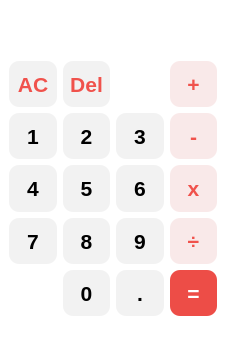
<?xml version="1.0" encoding="UTF-8"?>
<ui version="4.0">
 <class>MainWindow</class>
 <widget class="QMainWindow" name="MainWindow">
  <property name="windowModality">
   <enum>Qt::WindowModality::ApplicationModal</enum>
  </property>
  <property name="geometry">
   <rect>
    <x>0</x>
    <y>0</y>
    <width>226</width>
    <height>347</height>
   </rect>
  </property>
  <property name="windowTitle">
   <string>MainWindow</string>
  </property>
  <property name="styleSheet">
   <string notr="true">color: rgb(255, 255, 255);
background-color: rgb(255, 255, 255);</string>
  </property>
  <widget class="QWidget" name="centralwidget">
   <property name="styleSheet">
    <string notr="true">/* 1. 设置整体背景为纯白 */
QWidget {
    background-color: #FFFFFF;
    font-family: &quot;Helvetica Neue&quot;, &quot;Arial&quot;, sans-serif; /* 选个好看的字体 */
}

/* 2. 设置显示屏 (displayLineEdit) */
/* 使用 #ID 选择器，确保只影响这个输入框 */
QLineEdit#displayLineEdit {
    background-color: transparent; /* 透明背景，与整体融合 */
    border: none;                  /* 去除边框 */
    color: #000000;                /* 黑色文字 */
    padding-right: 10px;           /* 防止文字贴在最右边 */
}

/* 3. 设置所有按钮 (QPushButton) */
QPushButton {
    background-color: #F2F2F2;  
    border: none;
    color: #000000;                /* 黑色文字 */
    border-radius: 10px;
}

/* 4. 增加交互感：鼠标按下时变色 */
QPushButton:pressed {
    background-color: #D1D1D1;     /* 按下时稍微变深 */
}</string>
   </property>
   <layout class="QGridLayout" name="gridLayout">
    <item row="3" column="3">
     <widget class="QPushButton" name="multiply">
      <property name="sizePolicy">
       <sizepolicy hsizetype="Expanding" vsizetype="Expanding">
        <horstretch>0</horstretch>
        <verstretch>0</verstretch>
       </sizepolicy>
      </property>
      <property name="minimumSize">
       <size>
        <width>40</width>
        <height>40</height>
       </size>
      </property>
      <property name="font">
       <font>
        <family>Helvetica Neue</family>
        <pointsize>16</pointsize>
        <bold>true</bold>
       </font>
      </property>
      <property name="styleSheet">
       <string notr="true">background-color: rgb(249, 233, 233);
color:rgb(240, 82, 76)</string>
      </property>
      <property name="text">
       <string>x</string>
      </property>
     </widget>
    </item>
    <item row="2" column="3">
     <widget class="QPushButton" name="subtract">
      <property name="sizePolicy">
       <sizepolicy hsizetype="Expanding" vsizetype="Expanding">
        <horstretch>0</horstretch>
        <verstretch>0</verstretch>
       </sizepolicy>
      </property>
      <property name="minimumSize">
       <size>
        <width>40</width>
        <height>40</height>
       </size>
      </property>
      <property name="font">
       <font>
        <family>Helvetica Neue</family>
        <pointsize>16</pointsize>
        <bold>true</bold>
       </font>
      </property>
      <property name="styleSheet">
       <string notr="true">background-color: rgb(249, 233, 233);
color:rgb(240, 82, 76)
</string>
      </property>
      <property name="text">
       <string>-</string>
      </property>
     </widget>
    </item>
    <item row="2" column="1">
     <widget class="QPushButton" name="two">
      <property name="sizePolicy">
       <sizepolicy hsizetype="Expanding" vsizetype="Expanding">
        <horstretch>0</horstretch>
        <verstretch>0</verstretch>
       </sizepolicy>
      </property>
      <property name="minimumSize">
       <size>
        <width>40</width>
        <height>40</height>
       </size>
      </property>
      <property name="font">
       <font>
        <family>Helvetica Neue</family>
        <pointsize>16</pointsize>
        <bold>true</bold>
       </font>
      </property>
      <property name="text">
       <string>2</string>
      </property>
     </widget>
    </item>
    <item row="5" column="3">
     <widget class="QPushButton" name="equals">
      <property name="sizePolicy">
       <sizepolicy hsizetype="Expanding" vsizetype="Expanding">
        <horstretch>0</horstretch>
        <verstretch>0</verstretch>
       </sizepolicy>
      </property>
      <property name="minimumSize">
       <size>
        <width>40</width>
        <height>40</height>
       </size>
      </property>
      <property name="font">
       <font>
        <family>Helvetica Neue</family>
        <pointsize>16</pointsize>
        <bold>true</bold>
       </font>
      </property>
      <property name="styleSheet">
       <string notr="true">background-color: rgb(237, 77, 71); 
color: #FFFFFF;</string>
      </property>
      <property name="text">
       <string>=</string>
      </property>
     </widget>
    </item>
    <item row="1" column="3">
     <widget class="QPushButton" name="add">
      <property name="sizePolicy">
       <sizepolicy hsizetype="Expanding" vsizetype="Expanding">
        <horstretch>0</horstretch>
        <verstretch>0</verstretch>
       </sizepolicy>
      </property>
      <property name="minimumSize">
       <size>
        <width>40</width>
        <height>40</height>
       </size>
      </property>
      <property name="font">
       <font>
        <family>Helvetica Neue</family>
        <pointsize>16</pointsize>
        <bold>true</bold>
       </font>
      </property>
      <property name="styleSheet">
       <string notr="true">background-color: rgb(249, 233, 233);
color:rgb(240, 82, 76)</string>
      </property>
      <property name="text">
       <string>+</string>
      </property>
     </widget>
    </item>
    <item row="2" column="0">
     <widget class="QPushButton" name="one">
      <property name="sizePolicy">
       <sizepolicy hsizetype="Expanding" vsizetype="Expanding">
        <horstretch>0</horstretch>
        <verstretch>0</verstretch>
       </sizepolicy>
      </property>
      <property name="minimumSize">
       <size>
        <width>40</width>
        <height>40</height>
       </size>
      </property>
      <property name="font">
       <font>
        <family>Helvetica Neue</family>
        <pointsize>16</pointsize>
        <bold>true</bold>
       </font>
      </property>
      <property name="text">
       <string>1</string>
      </property>
     </widget>
    </item>
    <item row="3" column="1">
     <widget class="QPushButton" name="five">
      <property name="sizePolicy">
       <sizepolicy hsizetype="Expanding" vsizetype="Expanding">
        <horstretch>0</horstretch>
        <verstretch>0</verstretch>
       </sizepolicy>
      </property>
      <property name="minimumSize">
       <size>
        <width>40</width>
        <height>40</height>
       </size>
      </property>
      <property name="font">
       <font>
        <family>Helvetica Neue</family>
        <pointsize>16</pointsize>
        <bold>true</bold>
       </font>
      </property>
      <property name="text">
       <string>5</string>
      </property>
     </widget>
    </item>
    <item row="4" column="0">
     <widget class="QPushButton" name="seven">
      <property name="sizePolicy">
       <sizepolicy hsizetype="Expanding" vsizetype="Expanding">
        <horstretch>0</horstretch>
        <verstretch>0</verstretch>
       </sizepolicy>
      </property>
      <property name="minimumSize">
       <size>
        <width>40</width>
        <height>40</height>
       </size>
      </property>
      <property name="font">
       <font>
        <family>Helvetica Neue</family>
        <pointsize>16</pointsize>
        <bold>true</bold>
       </font>
      </property>
      <property name="text">
       <string>7</string>
      </property>
     </widget>
    </item>
    <item row="3" column="2">
     <widget class="QPushButton" name="six">
      <property name="sizePolicy">
       <sizepolicy hsizetype="Expanding" vsizetype="Expanding">
        <horstretch>0</horstretch>
        <verstretch>0</verstretch>
       </sizepolicy>
      </property>
      <property name="minimumSize">
       <size>
        <width>40</width>
        <height>40</height>
       </size>
      </property>
      <property name="font">
       <font>
        <family>Helvetica Neue</family>
        <pointsize>16</pointsize>
        <bold>true</bold>
       </font>
      </property>
      <property name="text">
       <string>6</string>
      </property>
     </widget>
    </item>
    <item row="4" column="3">
     <widget class="QPushButton" name="divided">
      <property name="sizePolicy">
       <sizepolicy hsizetype="Expanding" vsizetype="Expanding">
        <horstretch>0</horstretch>
        <verstretch>0</verstretch>
       </sizepolicy>
      </property>
      <property name="minimumSize">
       <size>
        <width>40</width>
        <height>40</height>
       </size>
      </property>
      <property name="font">
       <font>
        <family>Helvetica Neue</family>
        <pointsize>16</pointsize>
        <bold>true</bold>
       </font>
      </property>
      <property name="styleSheet">
       <string notr="true">background-color: rgb(249, 233, 233);
color:rgb(240, 82, 76)</string>
      </property>
      <property name="text">
       <string>÷</string>
      </property>
     </widget>
    </item>
    <item row="2" column="2">
     <widget class="QPushButton" name="three">
      <property name="sizePolicy">
       <sizepolicy hsizetype="Expanding" vsizetype="Expanding">
        <horstretch>0</horstretch>
        <verstretch>0</verstretch>
       </sizepolicy>
      </property>
      <property name="minimumSize">
       <size>
        <width>40</width>
        <height>40</height>
       </size>
      </property>
      <property name="font">
       <font>
        <family>Helvetica Neue</family>
        <pointsize>16</pointsize>
        <bold>true</bold>
       </font>
      </property>
      <property name="text">
       <string>3</string>
      </property>
     </widget>
    </item>
    <item row="4" column="2">
     <widget class="QPushButton" name="nine">
      <property name="sizePolicy">
       <sizepolicy hsizetype="Expanding" vsizetype="Expanding">
        <horstretch>0</horstretch>
        <verstretch>0</verstretch>
       </sizepolicy>
      </property>
      <property name="minimumSize">
       <size>
        <width>40</width>
        <height>40</height>
       </size>
      </property>
      <property name="font">
       <font>
        <family>Helvetica Neue</family>
        <pointsize>16</pointsize>
        <bold>true</bold>
       </font>
      </property>
      <property name="text">
       <string>9</string>
      </property>
     </widget>
    </item>
    <item row="5" column="1">
     <widget class="QPushButton" name="zero">
      <property name="sizePolicy">
       <sizepolicy hsizetype="Expanding" vsizetype="Expanding">
        <horstretch>0</horstretch>
        <verstretch>0</verstretch>
       </sizepolicy>
      </property>
      <property name="minimumSize">
       <size>
        <width>40</width>
        <height>40</height>
       </size>
      </property>
      <property name="font">
       <font>
        <family>Helvetica Neue</family>
        <pointsize>16</pointsize>
        <bold>true</bold>
       </font>
      </property>
      <property name="text">
       <string>0</string>
      </property>
     </widget>
    </item>
    <item row="4" column="1">
     <widget class="QPushButton" name="eight">
      <property name="sizePolicy">
       <sizepolicy hsizetype="Expanding" vsizetype="Expanding">
        <horstretch>0</horstretch>
        <verstretch>0</verstretch>
       </sizepolicy>
      </property>
      <property name="minimumSize">
       <size>
        <width>40</width>
        <height>40</height>
       </size>
      </property>
      <property name="font">
       <font>
        <family>Helvetica Neue</family>
        <pointsize>16</pointsize>
        <bold>true</bold>
       </font>
      </property>
      <property name="text">
       <string>8</string>
      </property>
     </widget>
    </item>
    <item row="1" column="0">
     <widget class="QPushButton" name="AC">
      <property name="sizePolicy">
       <sizepolicy hsizetype="Expanding" vsizetype="Expanding">
        <horstretch>0</horstretch>
        <verstretch>0</verstretch>
       </sizepolicy>
      </property>
      <property name="minimumSize">
       <size>
        <width>40</width>
        <height>40</height>
       </size>
      </property>
      <property name="font">
       <font>
        <family>Helvetica Neue</family>
        <pointsize>16</pointsize>
        <bold>true</bold>
       </font>
      </property>
      <property name="styleSheet">
       <string notr="true">color:rgb(240, 82, 76)</string>
      </property>
      <property name="text">
       <string>AC</string>
      </property>
     </widget>
    </item>
    <item row="3" column="0">
     <widget class="QPushButton" name="four">
      <property name="sizePolicy">
       <sizepolicy hsizetype="Expanding" vsizetype="Expanding">
        <horstretch>0</horstretch>
        <verstretch>0</verstretch>
       </sizepolicy>
      </property>
      <property name="minimumSize">
       <size>
        <width>40</width>
        <height>40</height>
       </size>
      </property>
      <property name="font">
       <font>
        <family>Helvetica Neue</family>
        <pointsize>16</pointsize>
        <bold>true</bold>
       </font>
      </property>
      <property name="text">
       <string>4</string>
      </property>
     </widget>
    </item>
    <item row="1" column="1">
     <widget class="QPushButton" name="Del">
      <property name="sizePolicy">
       <sizepolicy hsizetype="Expanding" vsizetype="Expanding">
        <horstretch>0</horstretch>
        <verstretch>0</verstretch>
       </sizepolicy>
      </property>
      <property name="minimumSize">
       <size>
        <width>40</width>
        <height>40</height>
       </size>
      </property>
      <property name="font">
       <font>
        <family>Helvetica Neue</family>
        <pointsize>16</pointsize>
        <bold>true</bold>
       </font>
      </property>
      <property name="styleSheet">
       <string notr="true">color:rgb(240, 82, 76)</string>
      </property>
      <property name="text">
       <string>Del</string>
      </property>
     </widget>
    </item>
    <item row="5" column="2">
     <widget class="QPushButton" name="point">
      <property name="sizePolicy">
       <sizepolicy hsizetype="Expanding" vsizetype="Expanding">
        <horstretch>0</horstretch>
        <verstretch>0</verstretch>
       </sizepolicy>
      </property>
      <property name="minimumSize">
       <size>
        <width>40</width>
        <height>40</height>
       </size>
      </property>
      <property name="font">
       <font>
        <family>Helvetica Neue</family>
        <pointsize>16</pointsize>
        <bold>true</bold>
       </font>
      </property>
      <property name="text">
       <string>.</string>
      </property>
     </widget>
    </item>
    <item row="0" column="0" colspan="4">
     <widget class="QLineEdit" name="displayLineEdit">
      <property name="sizePolicy">
       <sizepolicy hsizetype="Expanding" vsizetype="Expanding">
        <horstretch>0</horstretch>
        <verstretch>0</verstretch>
       </sizepolicy>
      </property>
      <property name="minimumSize">
       <size>
        <width>200</width>
        <height>30</height>
       </size>
      </property>
      <property name="styleSheet">
       <string notr="true"/>
      </property>
      <property name="alignment">
       <set>Qt::AlignmentFlag::AlignRight|Qt::AlignmentFlag::AlignTrailing|Qt::AlignmentFlag::AlignVCenter</set>
      </property>
      <property name="readOnly">
       <bool>true</bool>
      </property>
     </widget>
    </item>
   </layout>
  </widget>
  <widget class="QStatusBar" name="statusbar"/>
 </widget>
 <resources/>
 <connections/>
</ui>
